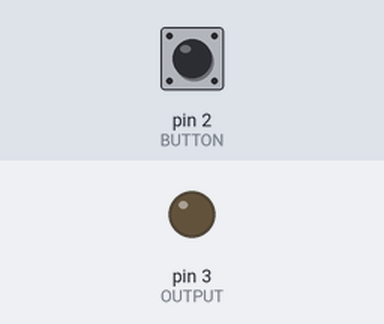
Recording of a sketch running on a simulated Arduino Uno, built with avr-gcc and run on an emulated ATmega328P. On the bench: output pins drawn as LEDs (lit = HIGH). The inputs (shaded band) are chosen by the test bench; at power-on: pin 2 (BUTTON) HIGH. What the sketch prints to the serial monitor is not drawn.

Above: at 1.2 s.
1.3 s: pin 2 (BUTTON) pulled LOW for 0.25 s
At 2.7 s:
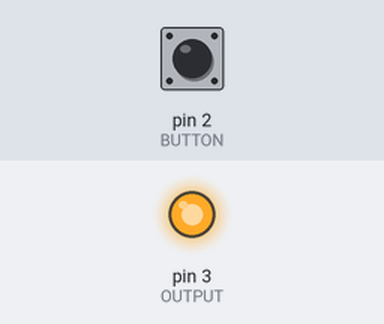
4.5 s: pin 2 (BUTTON) pulled LOW for 3.2 s
At 13.0 s:
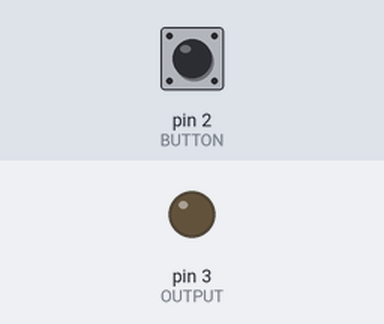
Timing chart, 0 to 14.5 s (numbered marks = the images above; inputs shaded):
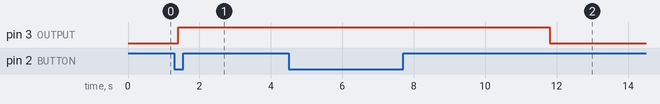

The sketch:

Easy_Problem1_Bonus.ino
```cpp
// Push Button and Led orBuzzer
#define BUTTON 2  // Push button connected to digital pin 2
#define OUTPUT 3  // Buzzer connected to digital pin 3

void setup() {
  pinMode(BUTTON, INPUT_PULLUP);   // Setting the button pin as input
  pinMode(OUTPUT, OUTPUT);  // Setting the buzzer pin as output
  Serial.begin(9600);
}

void loop() {
  int buttonState = digitalRead(BUTTON);  // Read the state of the button
  if (buttonState == LOW) {
    digitalWrite(OUTPUT, HIGH);  // Turn buzzer on if button is pressed
    delay(5000);
  } else {
    digitalWrite(OUTPUT, LOW);   // Turn buzzer off if button is not pressed
  }
  Serial.print("ButtonState: ");
  Serial.println(buttonState);
  delay(200);
}
```

Measured:
- after the input at 1.3 s, pin 3 (OUTPUT): LOW → HIGH after 0.10 s
- after the input at 4.5 s, pin 3 (OUTPUT): HIGH → LOW after 7.3 s instead of 2.1 s
